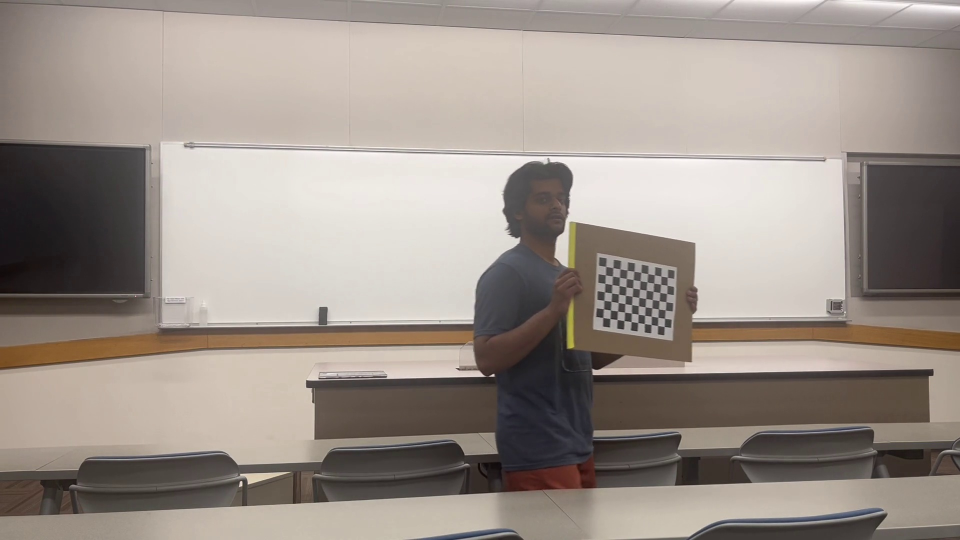
#> input picture left_calib/left_calib_22s.jpg, 1920 x 1080 px (shown at 1/2 size); its folder holds 4 pictures in this run
$ python camera_calibrator.py
#> lines starting #> are read from the running program, lines starting #| are printed output that depends on the picture
import cv2 as cv
import glob
import numpy as np
import os

def calibrate_camera(images_glob_pattern, save_prefix, world_scaling=0.025, checkerboard_size=(7, 10)):
    """
    Calibrate a camera using checkerboard images and save the intrinsics and distortion coefficients.

    Args:
        images_glob_pattern (str): Glob pattern to find calibration images (e.g., 'left_calib/*.jpg').
        save_prefix (str): Prefix for saving the calibration output files.
        world_scaling (float): Real-world size of a square on the checkerboard in meters (default: 0.025).
        checkerboard_size (tuple): Size of the checkerboard (rows, columns).

    Returns:
        mtx (np.ndarray): Camera intrinsic matrix.
        dist (np.ndarray): Distortion coefficients.
    """
#> called with images_glob_pattern = 'left_calib/*.jpg', save_prefix = 'c0', world_scaling = 0.025, checkerboard_size = (7, 10)
    image_paths = sorted(glob.glob(images_glob_pattern))
    images = [cv.imread(path, 1) for path in image_paths]
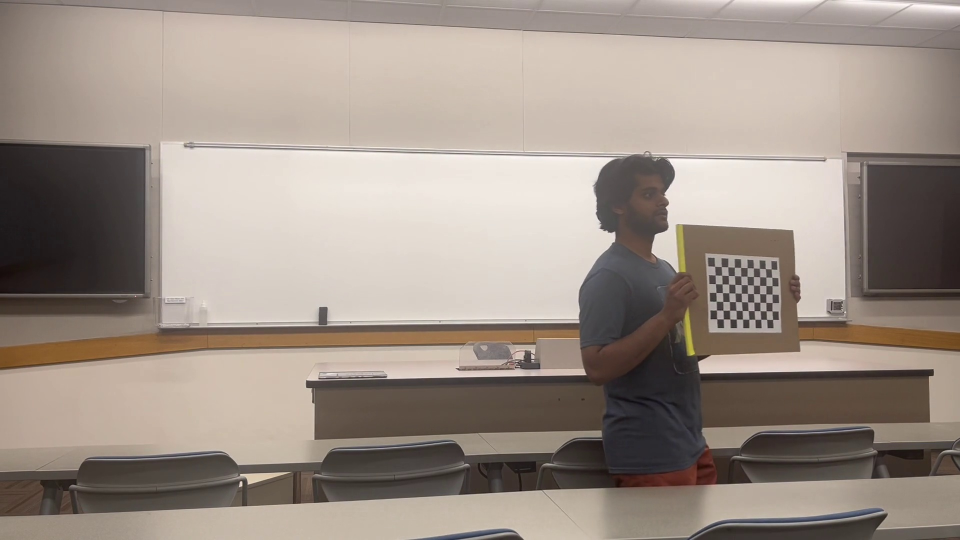
#> input picture left_calib/left_calib_24s.jpg, 1920 x 1080 px (shown at 1/2 size)
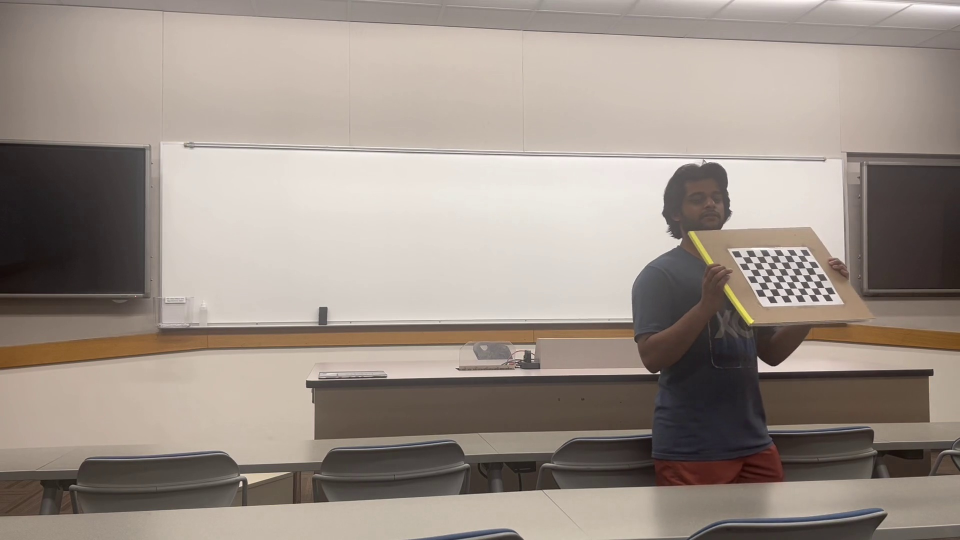
#> input picture left_calib/left_calib_26s.jpg, 1920 x 1080 px (shown at 1/2 size)
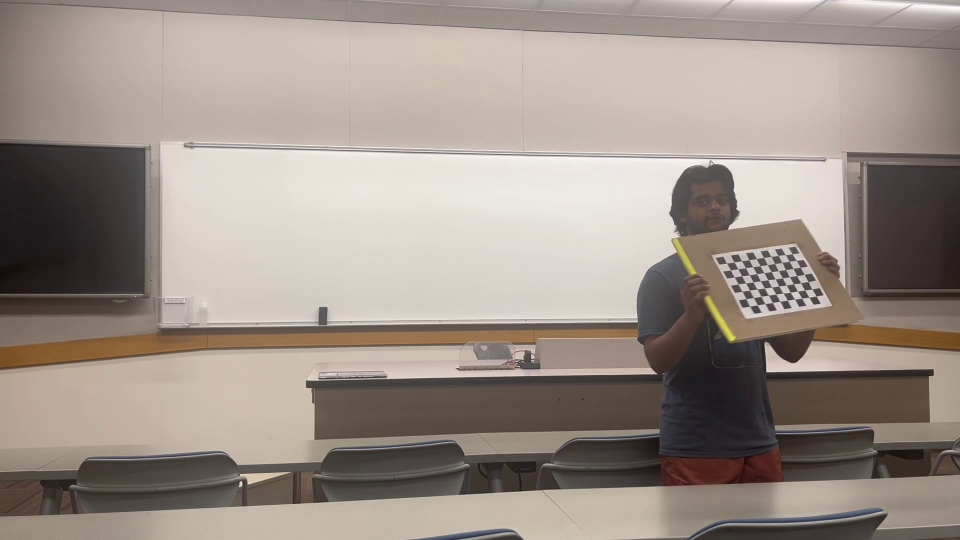
#> input picture left_calib/left_calib_28s.jpg, 1920 x 1080 px (shown at 1/2 size)
#> images = 4 items

    if not images:
        raise FileNotFoundError(f"No images found matching pattern: {images_glob_pattern}")


    rows, columns = checkerboard_size
    objp = np.zeros((rows * columns, 3), np.float32)
    objp[:, :2] = np.mgrid[0:rows, 0:columns].T.reshape(-1, 2) * world_scaling

    imgpoints, objpoints = [], []

    for img in images:
        gray = cv.cvtColor(img, cv.COLOR_BGR2GRAY)
        ret, corners = cv.findChessboardCorners(gray, (rows, columns), None)
        if ret:
            imgpoints.append(corners)
            objpoints.append(objp)
#> this loop made 4 passes
#> pass 1, in calibrate_camera, `gray = cv.cvtColor(img, cv.COLOR_BGR2GRAY)`:
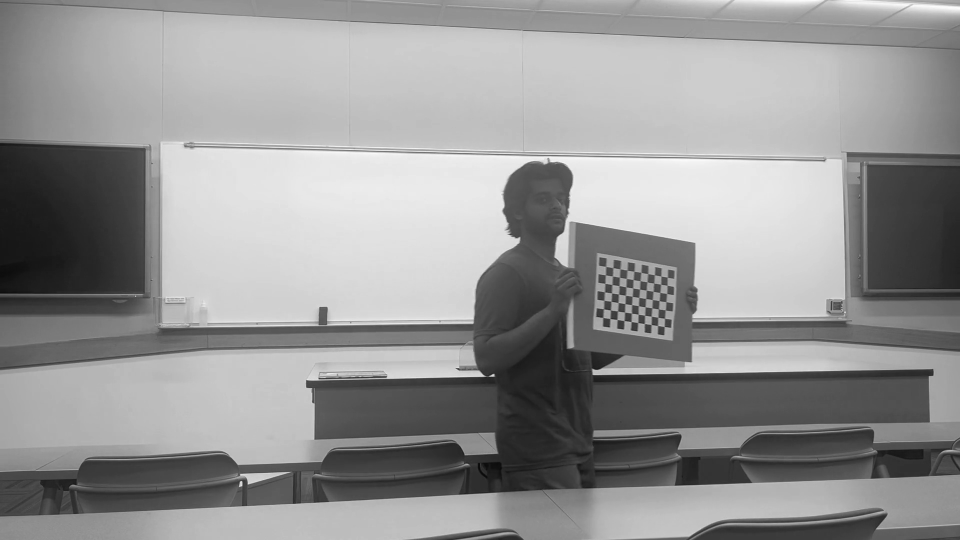
#> gray: shape (1080, 1920) (shown at 1/2 size); min 6, max 254, mean 148.4
#> pass 2, in calibrate_camera, `gray = cv.cvtColor(img, cv.COLOR_BGR2GRAY)`:
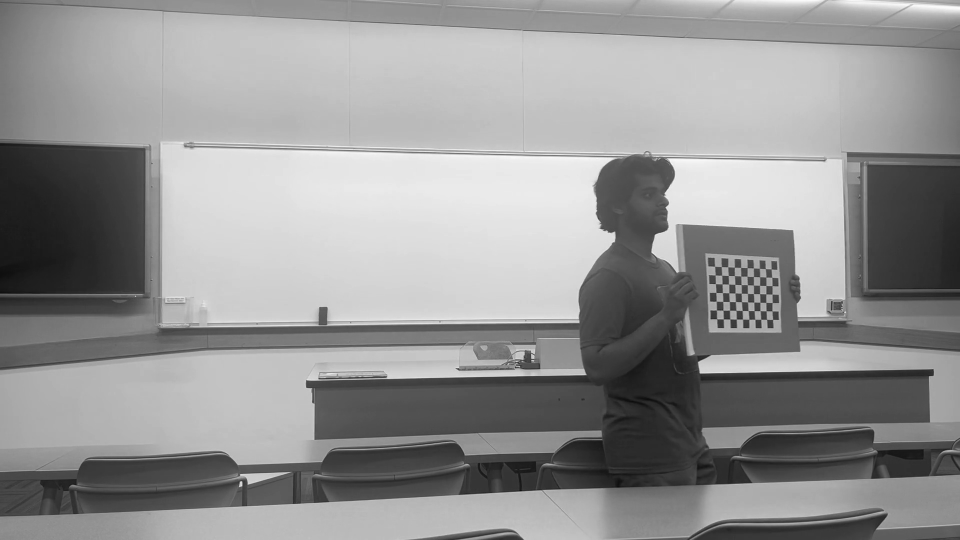
#> gray: shape (1080, 1920) (shown at 1/2 size); min 9, max 253, mean 147.2
#> pass 3, in calibrate_camera, `gray = cv.cvtColor(img, cv.COLOR_BGR2GRAY)`:
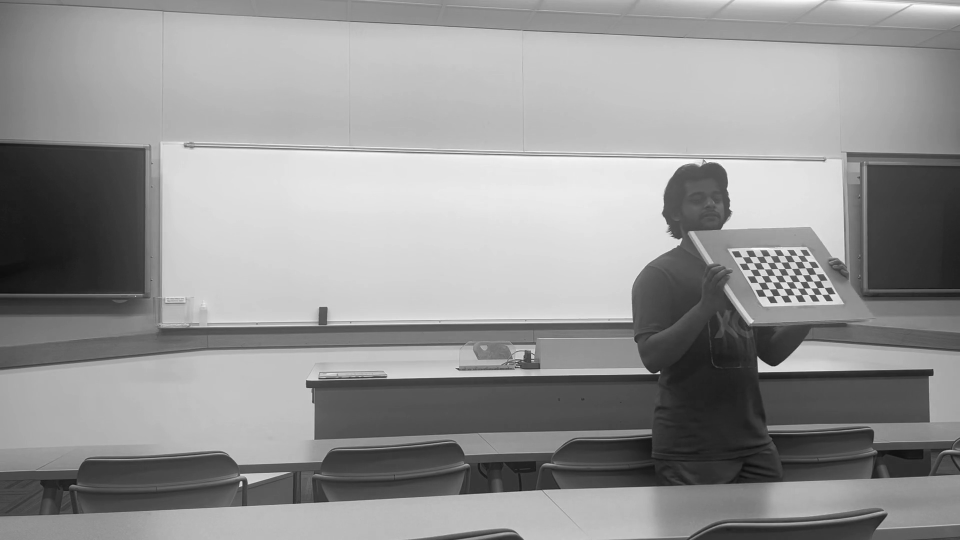
#> gray: shape (1080, 1920) (shown at 1/2 size); min 10, max 254, mean 147.7
#> after the loop:
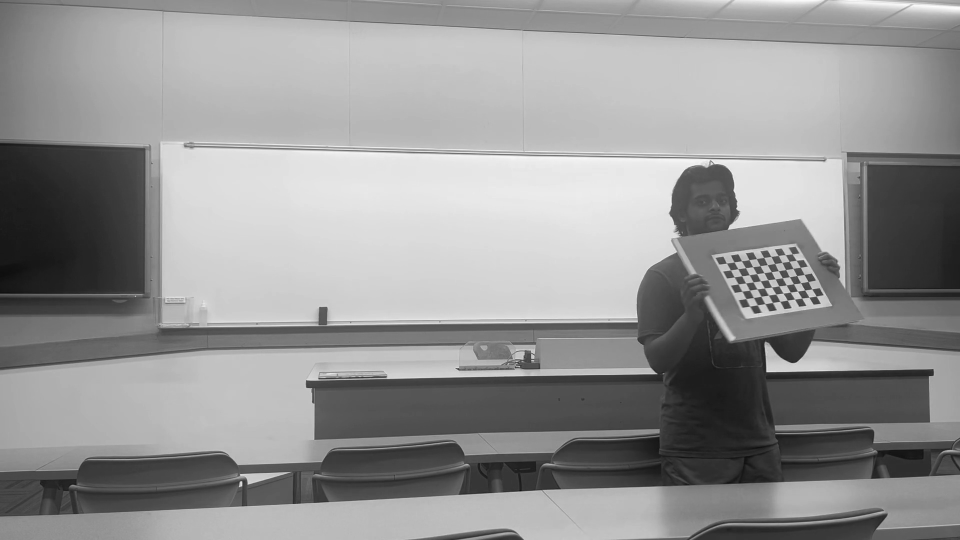
#> gray: shape (1080, 1920) (shown at 1/2 size); min 10, max 254, mean 147.5
#> after the loop, imgpoints = 4 items; objpoints = 4 items

    if not imgpoints:
        raise ValueError(f"No checkerboard corners were detected in any image for {save_prefix}")

    image_size = (images[0].shape[1], images[0].shape[0])
#> image_size = (1920, 1080)
    ret, mtx, dist, rvecs, tvecs = cv.calibrateCamera(objpoints, imgpoints, image_size, None, None)
#> ret = 0.511; mtx = [[3188.2, 0, 928.9], [0, 2524.6, 542.5], [0, 0, 1]]; dist = [[3.92, -48.4, -0.0475, -0.19, 324.2]]; rvecs = ([-0.695, -0.503, 1.6], [-0.679, -0.545, 1.49], [-0.892, -0.00837, 1.28], [-0.735, -0.0762, 1.26]); tvecs = ([0.497, 0.0212, 3.82], [0.744, 4.54e-05, 3.81], [0.898, -0.042, 4.16], [0.845, -0.0464, 4.05])

    print(f"\n{save_prefix} Camera RMSE: {ret:.4f}")
#| c0 Camera RMSE: 0.5112
    print(f"{save_prefix} Camera Matrix:\n{mtx}")
#| c0 Camera Matrix:
#| [[3.18822068e+03 0.00000000e+00 9.28900935e+02]
#|  [0.00000000e+00 2.52458170e+03 5.42461295e+02]
#|  [0.00000000e+00 0.00000000e+00 1.00000000e+00]]
    print(f"{save_prefix} Distortion Coefficients:\n{dist.ravel()}")
#| c0 Distortion Coefficients:
#| [ 3.92015893e+00 -4.83953686e+01 -4.74930792e-02 -1.90239562e-01
#|   3.24234449e+02]

    # Save parameters
    os.makedirs("camera_parameters", exist_ok=True)
    os.makedirs("CalibrationData", exist_ok=True)

    with open(os.path.join("camera_parameters", f"{save_prefix}.dat"), "w") as f:
        f.write("intrinsics:\n")
        for row in mtx:
            f.write(" ".join(f"{val:.8e}" for val in row) + "\n")
#> this loop made 3 passes
        f.write("distortion:\n")
        f.write(" ".join(f"{val:.8e}" for val in dist.ravel()) + "\n")

    np.savez(f"CalibrationData/{save_prefix}_calib_data.npz", mtx=mtx, dist=dist)

    return mtx, dist


if __name__ == "__main__":
    # Example usage when run directly
    calibrate_camera('left_calib/*.jpg', 'c0')
    calibrate_camera('right_calib/*.jpg', 'c1')
#> (the run stopped early here; a loop or call above may not have finished)
